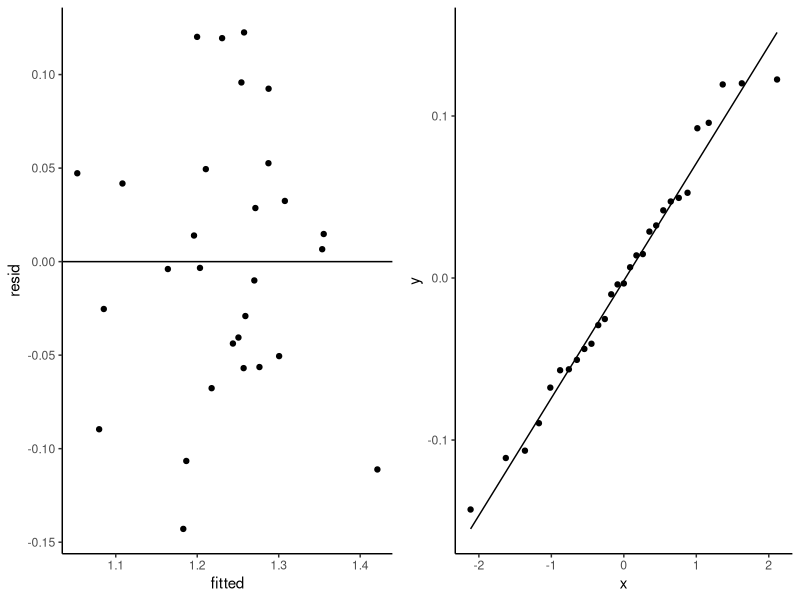
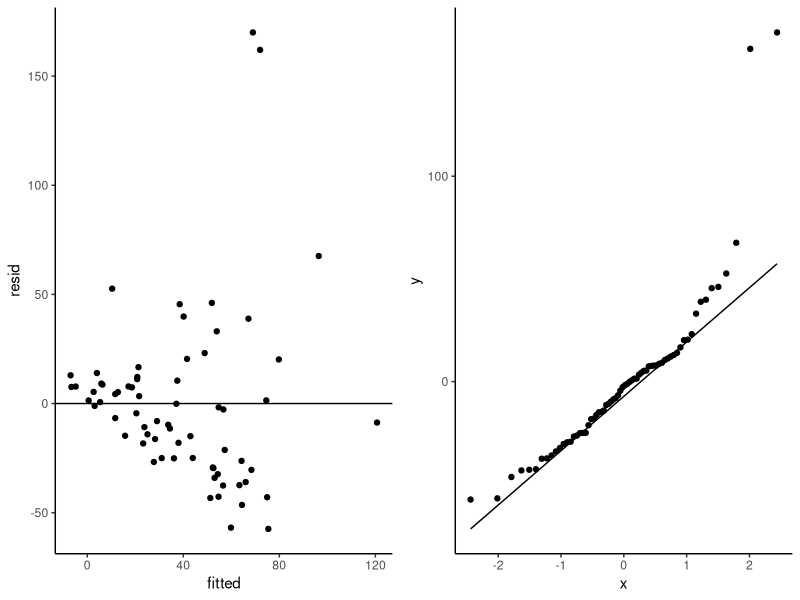
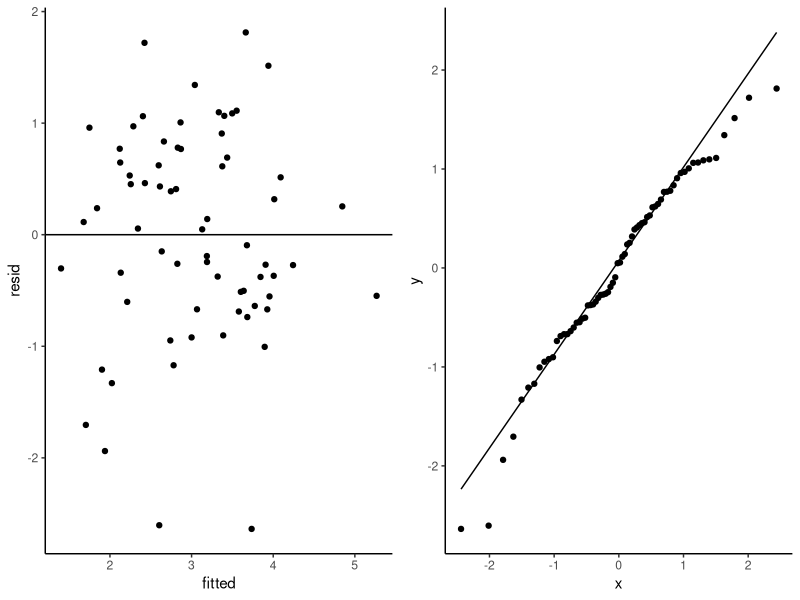
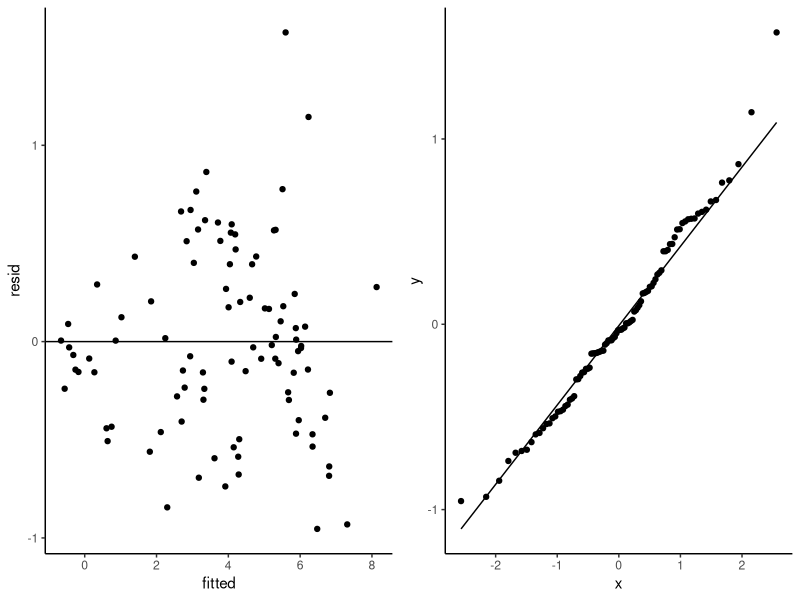

Reproduce these figures in R, in order.
## ---- chunk 1
df<-read.table("Data/drugcost.txt", header = T)

str(df)
## ---- chunk 2
fit<-lm(COST~RXPM+GS+RI+COPAY+AGE+F+MM,data = df)
summary(fit)
## ---- chunk 3

t.star<-2.08 # From t-table with 21 degrees of freedom
se<-2.830 * (10^-3) # SE of GS coefficient from summary output
est<- -1.137 * (10^-2) # GS coefficient estimate from summary output

lower<- est - t.star * se
upper<- est + t.star * se

data.frame(lower,upper)
## ---- chunk 4
library(ggplot2)
library(gridExtra)
df$resid<-resid(fit)
df$fitted<-fitted(fit)
p1<-ggplot(df,aes(x=fitted,y=resid))+geom_point()+theme_classic()+geom_hline(yintercept = 0)
p2<-ggplot(df,aes(sample=resid))+stat_qq()+stat_qq_line()+theme_classic()
grid.arrange(p1,p2,ncol=2)
## ---- chunk 5
dace<-read.table("Data/longnose_dace.txt",header=T)
str(dace)
## ---- chunk 6
fit<-lm(longnosedace~acreage + do2 + maxdepth + no3 + so4 + temp, data = dace)
summary(fit)
dace$resid<-resid(fit)
dace$fitted<-fitted(fit)
p1<-ggplot(dace,aes(x=fitted,y=resid))+geom_point()+theme_classic()+geom_hline(yintercept = 0)
p2<-ggplot(dace,aes(sample=resid))+stat_qq()+stat_qq_line()+theme_classic()
grid.arrange(p1,p2,ncol=2)
## ---- chunk 7
fit<-lm(log(longnosedace)~acreage + do2 + maxdepth + no3 + so4 + temp, data = dace)
#summary(fit)
dace$resid<-resid(fit)
dace$fitted<-fitted(fit)
p1<-ggplot(dace,aes(x=fitted,y=resid))+geom_point()+theme_classic()+geom_hline(yintercept = 0)
p2<-ggplot(dace,aes(sample=resid))+stat_qq()+stat_qq_line()+theme_classic()
grid.arrange(p1,p2,ncol=2)
## ---- chunk 8
summary(fit)
## ---- chunk 9
confint(fit)
## ---- chunk 10
LD<-data.frame(predict(fit, 
        newdata = data.frame(acreage=6928,do2=9.7,maxdepth=65,no3=7.5,so4=44,temp=20),
        interval="predict"))
exp(LD)
## ---- chunk 11
brain<-read.table("Data/brainsize.txt",header=T)
str(brain)
## ---- chunk 12
fit<-lm(log(Brain)~log(Body)+log(Gestation)+log(Litter), data = brain)
summary(fit)
## ---- chunk 13
BS<-data.frame(predict(fit,
                       newdata=data.frame(Body=log(63),Gestation=log(34),Litter=log(2)),
                       interval="predict"))
exp(BS)
## ---- chunk 14
brain$resid<-resid(fit)
brain$fitted<-fitted(fit)
p1<-ggplot(brain,aes(x=fitted,y=resid))+geom_point()+theme_classic()+geom_hline(yintercept = 0)
p2<-ggplot(brain,aes(sample=resid))+stat_qq()+stat_qq_line()+theme_classic()
grid.arrange(p1,p2,ncol=2)
